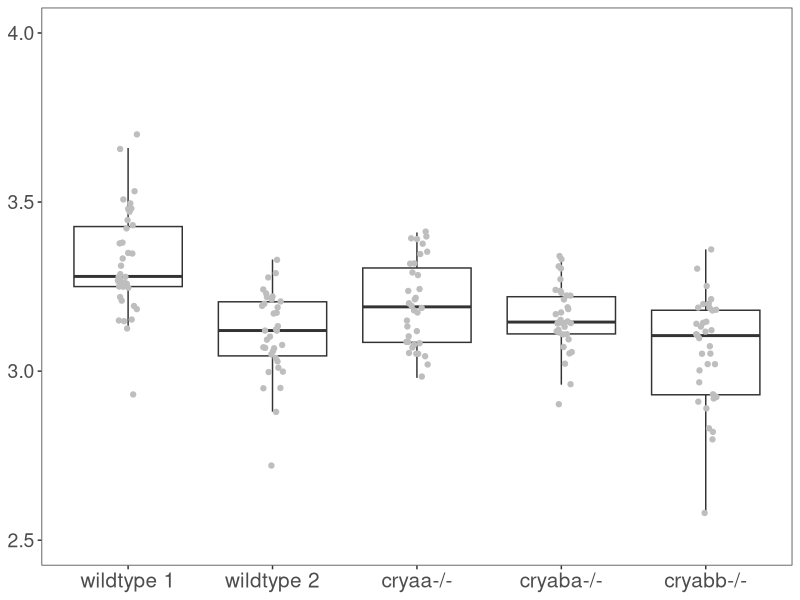
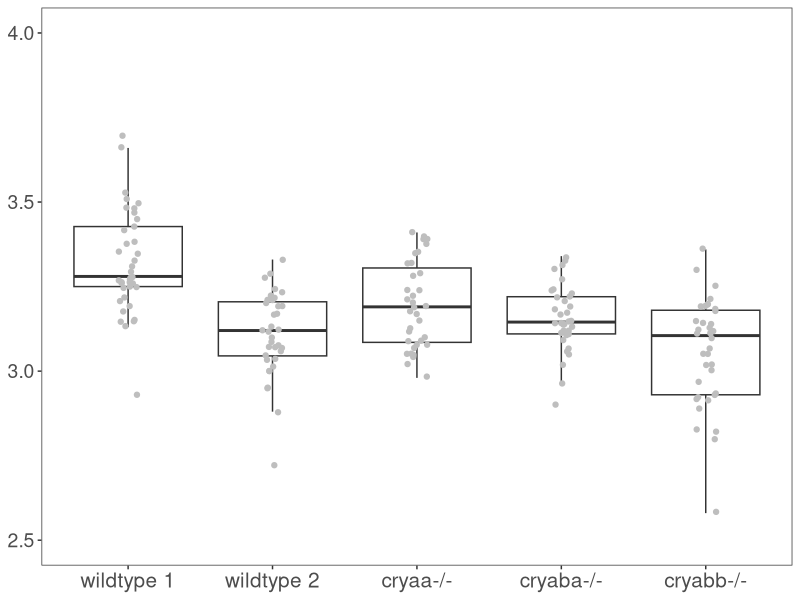

R code for these plots, in order: (Note: this script raises an error after producing the figures.)
#Figure 5 box plots for body length and lens size analysis

#install libraries
library(dplyr)
library(ggplot2)
library(ggfortify)

#import data
library(readxl)
Lens_size <- read_excel("Fig 5 lens diameter and body size data.xlsx")

#Change the age between 3 and 4 to produce plots for each age
#There are three blocks of script below for body length, lens diameter and ratio of the two

#This block makes plots of body length 
Lens_size <- Lens_size %>% filter(age == 4)
size_plot<-ggplot(Lens_size, aes(x=gene, y=body)) +
  geom_boxplot(outlier.shape=NA)+
  geom_jitter(width=0.075, color="grey")+
  labs(x=NULL, y=NULL)+
  ylim(2.5, 4)+
  theme_bw()+
  theme(axis.title.x = element_text(face="bold", size=16),
        axis.text.x = element_text(size=15),
        axis.text.y = element_text(size=14),
        axis.title.y = element_text(face="bold", size=15),
        panel.grid.major.x = element_blank(),
        panel.grid.minor.x = element_blank(),
        panel.grid.major.y = element_blank(),
        panel.grid.minor.y = element_blank())+
    scale_x_discrete(limits=c("Wildtype_1", "Wildtype_2", "cryaa", "cryaba", "cryabb"), 
                   breaks=c("Wildtype_1", "Wildtype_2", "cryaa", "cryaba", "cryabb"),
                   labels=c("wildtype 1", "wildtype 2", "cryaa-/-", "cryaba-/-", "cryabb-/-"))
size_plot

size_plot+ggsave("4dpf body.tiff", width = 6, height = 3.5, units = "in", dpi = 300)

#Run Statistics with Tukey Honest Significant Difference (HSD) post test adjusted p-values for body length
Stat_test <- lm(body ~ gene,
                data = Lens_size)
autoplot(Stat_test, smooth.colour = NA)
anova(Stat_test)
summary(Stat_test)

TukeyHSD(aov(body ~ gene,data = Lens_size))

#This block plots and analyzes lens diameter
size_plot<-ggplot(Lens_size, aes(x=gene, y=lens)) +
  geom_boxplot(outlier.shape=NA)+
  geom_jitter(width=0.075, color="grey")+
  labs(x=NULL, y=NULL)+
  ylim(80, 140)+
  theme_bw()+
  theme(axis.title.x = element_text(face="bold", size=16),
        axis.text.x = element_text(size=15),
        axis.text.y = element_text(size=14),
        axis.title.y = element_text(face="bold", size=15),
        panel.grid.major.x = element_blank(),
        panel.grid.minor.x = element_blank(),
        panel.grid.major.y = element_blank(),
        panel.grid.minor.y = element_blank())+
  scale_x_discrete(limits=c("Wildtype_1", "Wildtype_2", "cryaa", "cryaba", "cryabb"), 
                   breaks=c("Wildtype_1", "Wildtype_2", "cryaa", "cryaba", "cryabb"),
                   labels=c("wildtype 1", "wildtype 2", "cryaa-/-", "cryaba-/-", "cryabb-/-"))
size_plot

size_plot+ggsave("4dpf lens.jpg", width = 6, height = 3.5, units = "in", dpi = 300)

#Run Statistics with Tukey Honest Significant Difference (HSD) post test adjusted p-values
Stat_test <- lm(lens ~ gene,
                data = Lens_size)
autoplot(Stat_test, smooth.colour = NA)
anova(Stat_test)
summary(Stat_test)

TukeyHSD(aov(lens ~ gene,data = Lens_size))

#This block plots and analyzes the ration of body length to lens diameter
size_plot<-ggplot(Lens_size, aes(x=gene, y=ratio)) +
  geom_boxplot(outlier.shape=NA)+
  geom_jitter(width=0.075, color="grey")+
  labs(x=NULL, y=NULL)+
  ylim(30, 50)+
  theme_bw()+
  theme(axis.title.x = element_text(face="bold", size=16),
        axis.text.x = element_text(size=15),
        axis.text.y = element_text(size=14),
        axis.title.y = element_text(face="bold", size=15),
        panel.grid.major.x = element_blank(),
        panel.grid.minor.x = element_blank(),
        panel.grid.major.y = element_blank(),
        panel.grid.minor.y = element_blank())+
  scale_x_discrete(limits=c("Wildtype_1", "Wildtype_2", "cryaa", "cryaba", "cryabb"), 
                   breaks=c("Wildtype_1", "Wildtype_2", "cryaa", "cryaba", "cryabb"),
                   labels=c("wildtype 1", "wildtype 2", "cryaa-/-", "cryaba-/-", "cryabb-/-"))
size_plot

size_plot+ggsave("3dpf ratio.tiff", width = 6, height = 3.5, units = "in", dpi = 300)

#Run Statistics with Tukey Honest Significant Difference (HSD) post test adjusted p-values
Stat_test <- lm(ratio ~ gene,
                data = Lens_size)
autoplot(Stat_test, smooth.colour = NA)
anova(Stat_test)
summary(Stat_test)

TukeyHSD(aov(body ~ gene,data = Lens_size))
